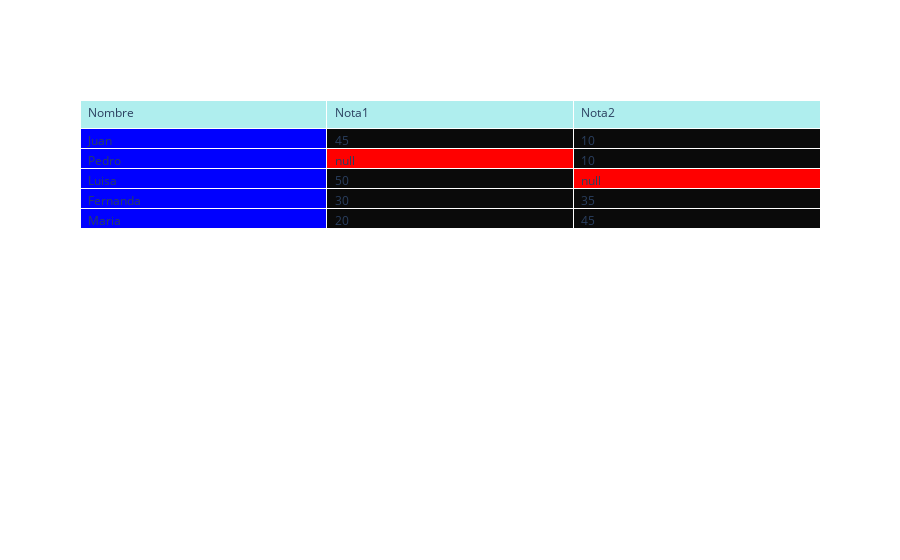

Write notebook code for a chart like this one.
### Code cell
import plotly.graph_objects as go
import pandas as pd

df = pd.read_csv('data.csv', sep=';')
r = df['Nota1'].size
colors0 = ['blue']
colors1 = ['rgb(255,0,0)' if pd.isnull(df['Nota1'][v]) else 'rgb(10,10,10)' for v in range(r)]
colors2 = ['rgb(255,0,0)' if pd.isnull(df['Nota2'][v]) else 'rgb(10,10,10)' for v in range(r)]
colors = [colors0, colors1, colors2]
fig = go.Figure(data=[go.Table(
    header=dict(values=list(df.columns),
                fill_color='paleturquoise',
                align='left'),
    cells=dict(values=[df.Nombre, df.Nota1, df.Nota2],
               fill_color=colors,
               align='left')
)])
fig.show()

### Figure 1 — Plotly figure (JSON) as saved in the notebook; plotly's stock layout.template omitted (floating-point values rounded to 4 significant figures)
{"data": [{"cells": {"align": "left", "fill": {"color": [["blue"], ["rgb(10,10,10)", "rgb(255,0,0)", "rgb(10,10,10)", "rgb(10,10,10)", "rgb(10,10,10)"], ["rgb(10,10,10)", "rgb(10,10,10)", "rgb(255,0,0)", "rgb(10,10,10)", "rgb(10,10,10)"]]}, "values": [["Juan", "Pedro", "Luisa", "Fernanda", "Maria"], [45, null, 50, 30, 20], [10, 10, null, 35, 45]]}, "header": {"align": "left", "fill": {"color": "paleturquoise"}, "values": ["Nombre", "Nota1", "Nota2"]}, "type": "table"}], "layout": {}}
